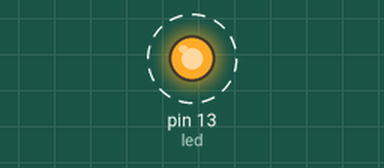
A sketch run on a simulated Arduino Uno, built with avr-gcc and run on an emulated ATmega328P. Parts: output pins drawn as LEDs (lit = HIGH). Dashed ring = blinking.

Above: at 0.5 s.
Timing chart, 0 to 4.6 s (numbered marks = the images above):
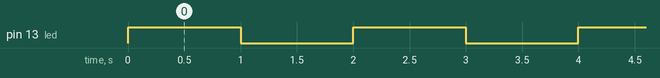

Measured:
- by itself, pin 13 (led): alternates HIGH for 1.0 s and LOW for 1.0 s

The sketch:

leds.ino
```cpp
int led = 13;
int led2 = 12;

void setup() {
pinMode(led, OUTPUT);  // put your setup code here, to run once:

}

void loop() {
digitalWrite(led,HIGH);// s volt
digitalWrite(led2,HIGH);
delay(1000);
digitalWrite(led,LOW);
digitalWrite(led2,LOW);
delay(1000);// o volt

// put your main code here, to run repeatedly:

}
```
